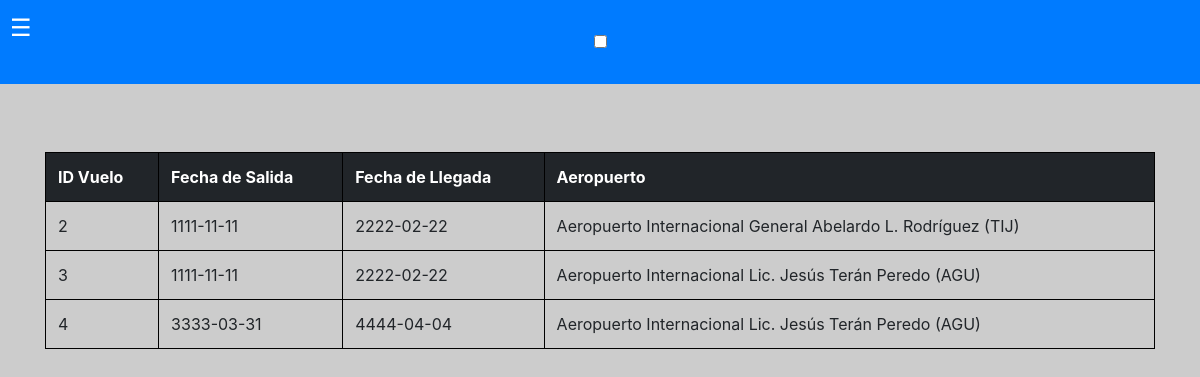
The app's page /mostrar_vuelos.php with its own data.
### tables this page shows
CREATE TABLE `vuelos` (
  `ID_vuelos` int(11) NOT NULL,
  `estado` varchar(50) NOT NULL,
  `fecha_salida` date NOT NULL,
  `fecha_llegada` date NOT NULL,
  `aereopuerto` varchar(150) NOT NULL
);

### mostrar_vuelos.php (the view, shortened to what this page needs)
<?php
include("config.php");
?>
<!DOCTYPE html>
<html lang="es">
<head>
    <link rel="stylesheet" href="styles.css">
    <link rel="stylesheet" href="https://maxcdn.bootstrapcdn.com/bootstrap/4.0.0/css/bootstrap.min.css">
</head>
<body>
<header class="header">
        <div class="container">
            <input type="checkbox" id="btn-menu" class="visually-hidden">
            <label for="btn-menu" id="menu-icon">☰</label>
        </div>
    </header>
<div class="container mt-5">
    <?php
    $sql = "SELECT * FROM vuelos";
    $resultado = $conn->query($sql);
    if ($resultado->rowCount() > 0) {
        echo "<table class='table table-dark-bordered'>
                <thead class='thead-dark'>
                    <tr>
                        <th>ID Vuelo</th>
                        <th>Fecha de Salida</th>
                        <th>Fecha de Llegada</th>
                        <th>Aeropuerto</th>
                    </tr>
                </thead>
                <tbody>";
        while ($fila = $resultado->fetch(PDO::FETCH_ASSOC)) {
            echo "<tr>
                    <td>" . $fila['ID_vuelos'] . "</td>
                    <td>" . $fila['fecha_salida'] . "</td>
                    <td>" . $fila['fecha_llegada'] . "</td>
                    <td>" . $fila['aereopuerto'] . "</td>
                </tr>";
        }
        echo "</tbody></table>";
    } else {
        echo "<p class='alert alert-warning'>No hay vuelos almacenados en la base de datos.</p>";
    }
    ?>
</div>
</body>
</html>

### styles.css (style rules this page uses)
body { font-family: Arial, sans-serif; margin: 0; padding: 0; background-color: #ccc; }
.container { width: 100%; max-width: 1200px; margin: 0 auto; padding: 20px; }
label[for="btn-menu"] { position: absolute; top: 10px; left: 10px; color: white; font-size: 24px; cursor: pointer; }
.container { max-width: 800px; margin: 0 auto; padding: 20px; }
.header { background-color: #007BFF; color: #fff; padding: 10px 0; text-align: center; }

### mostrar_vuelos.php (style rules this page uses)
body { background-color: #ccc; }
.table-dark-bordered, .table-dark-bordered th, .table-dark-bordered td { border: 1px solid #000 !important; }

### records on screen
vuelos: ID_vuelos "2", fecha_salida "1111-11-11", fecha_llegada "2222-02-22", aereopuerto "Aeropuerto Internacional General Abelardo L. Rodríguez (TIJ)"
vuelos: ID_vuelos "3", fecha_salida "1111-11-11", fecha_llegada "2222-02-22", aereopuerto "Aeropuerto Internacional Lic. Jesús Terán Peredo (AGU)"
vuelos: ID_vuelos "4", fecha_salida "3333-03-31", fecha_llegada "4444-04-04", aereopuerto "Aeropuerto Internacional Lic. Jesús Terán Peredo (AGU)"
